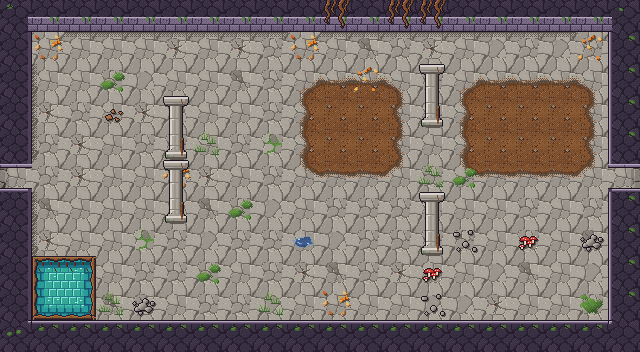

The image is a tile-based game level rendered from a .tmx file. Its description and complete source (layers, tilesets, objects, tile grids) follow:
An orthogonal 20x11 tile map with 32x32 px tiles, 4 tile layers (Sol, Decor, Murs, Dessus) and 10 objects (3x Ennemi, 2x Sortie, 2x Spawn, Porte, Chute, ...).

<map version="1.10" tiledversion="1.12.2" orientation="orthogonal" renderorder="right-down" width="20" height="11" tilewidth="32" tileheight="32" infinite="0" nextlayerid="6" nextobjectid="11">
 <properties>
  <property name="carte_x" type="int" value="2" />
  <property name="carte_y" type="int" value="1" />
  <property name="etage" value="rdc" />
 </properties>
 <tileset firstgid="1" source="../tilesets/temple_racines.tsx" />
 <layer id="1" name="Sol" width="20" height="11">
  <data encoding="csv">
2,5,2,2,2,1,3,3,1,2,2,2,3,3,2,2,3,1,1,1,
3,1,1,1,1,5,1,5,2,1,1,4,2,5,1,3,2,3,2,2,
2,1,1,2,3,1,1,4,2,68,49,49,69,2,68,49,49,49,69,3,
2,5,2,1,5,3,1,1,2,51,6,6,52,1,51,6,6,6,52,3,
2,2,5,1,2,2,1,2,126,51,6,6,52,1,51,6,6,6,52,4,
2,2,5,1,1,3,5,1,2,70,50,50,71,2,70,50,50,50,71,2,
2,4,1,1,1,3,4,2,3,1,2,2,2,1,1,1,2,1,2,2,
2,5,1,1,126,2,3,2,2,1,3,2,2,2,2,1,2,1,4,2,
1,37,38,1,2,2,2,1,2,5,4,2,5,1,1,3,4,1,3,3,
2,39,40,4,5,1,2,2,3,1,1,1,1,3,3,5,1,1,2,1,
2,2,2,2,2,2,4,2,2,3,2,1,1,1,3,4,2,2,5,1
</data>
 </layer>
 <layer id="2" name="Decor" width="20" height="11">
  <data encoding="csv">
0,0,0,0,0,0,0,0,0,0,0,0,0,0,0,0,0,0,0,0,
0,121,13,13,13,13,13,13,13,121,13,13,13,13,13,13,13,13,120,0,
0,14,0,119,0,0,0,0,0,0,0,120,0,0,0,0,0,0,0,0,
0,14,0,128,0,0,0,0,0,0,0,0,0,0,0,0,0,0,0,0,
0,14,0,0,0,0,78,0,0,0,0,0,0,0,0,0,0,0,0,0,
0,0,0,0,0,121,0,0,0,0,0,0,0,78,119,0,0,0,0,0,
0,14,0,0,0,0,0,119,0,0,0,0,0,0,0,0,0,0,0,0,
0,14,0,0,0,0,0,0,0,80,0,0,0,0,77,0,79,0,16,0,
0,0,0,0,0,0,119,0,0,0,0,0,0,79,0,0,0,0,0,0,
0,0,0,78,16,0,0,0,78,0,121,0,0,77,0,0,0,0,118,0,
0,0,0,0,0,0,0,0,0,0,0,0,0,0,0,0,0,0,0,0
</data>
 </layer>
 <layer id="3" name="Murs" width="20" height="11">
  <data encoding="csv">
21,17,17,17,17,17,17,17,17,17,17,17,17,17,17,17,17,17,17,22,
19,0,0,0,0,0,0,0,0,0,0,0,0,0,0,0,0,0,0,20,
19,0,0,0,0,0,0,0,0,0,0,0,0,0,0,0,0,0,0,20,
19,0,0,0,0,0,0,0,0,0,0,0,0,114,0,0,0,0,0,20,
19,0,0,0,0,114,0,0,0,0,0,0,0,0,0,0,0,0,0,20,
43,0,0,0,0,0,0,0,0,0,0,0,0,0,0,0,0,0,0,44,
19,0,0,0,0,114,0,0,0,0,0,0,0,0,0,0,0,0,0,20,
19,0,0,0,0,0,0,0,0,0,0,0,0,114,0,0,0,0,0,20,
19,0,0,0,0,0,0,0,0,0,0,0,0,0,0,0,0,0,0,20,
19,0,0,0,0,0,0,0,0,0,0,0,0,0,0,0,0,0,0,20,
23,18,18,18,18,18,18,18,18,18,18,18,18,18,18,18,18,18,18,24
</data>
 </layer>
 <objectgroup id="4" name="Objets">
  <object id="1" type="Sortie" x="608" y="160" width="32" height="32">
   <properties>
    <property name="cible_carte" value="res://scenes/rooms/donjon1_salle_05_room.tscn" />
    <property name="cible_spawn" value="depuis_ouest" />
    <property name="godot_node_type" value="area" />
   </properties>
  </object>
  <object id="2" type="Porte" x="608" y="160" width="32" height="32">
   <properties>
    <property name="id" value="donjon1_porte_02" />
    <property name="type" value="ennemis" />
   </properties>
  </object>
  <object id="3" type="Spawn" x="560" y="176">
   <properties>
    <property name="id" value="depuis_est" />
   </properties>
   <point />
  </object>
  <object id="4" type="Sortie" x="0" y="160" width="32" height="32">
   <properties>
    <property name="cible_carte" value="res://scenes/rooms/donjon1_salle_02_room.tscn" />
    <property name="cible_spawn" value="depuis_est" />
    <property name="godot_node_type" value="area" />
   </properties>
  </object>
  <object id="5" type="Spawn" x="80" y="176">
   <properties>
    <property name="id" value="depuis_ouest" />
   </properties>
   <point />
  </object>
  <object id="6" type="Chute" x="32" y="256" width="64" height="64">
   <properties>
    <property name="id" value="donjon1_chute_04" />
    <property name="cible_carte" value="res://scenes/rooms/donjon1_salle_15_room.tscn" />
    <property name="cible_spawn" value="depuis_chute_salle_04" />
    <property name="godot_node_type" value="area" />
   </properties>
  </object>
  <object id="7" type="Ennemi" x="208" y="80">
   <properties>
    <property name="type" value="ronceau" />
    <property name="variante" value="normal" />
   </properties>
   <point />
  </object>
  <object id="8" type="Ennemi" x="336" y="176">
   <properties>
    <property name="type" value="sanglier_noirci" />
    <property name="variante" value="normal" />
   </properties>
   <point />
  </object>
  <object id="9" type="Ennemi" x="464" y="272">
   <properties>
    <property name="type" value="ronceau" />
    <property name="variante" value="normal" />
   </properties>
   <point />
  </object>
  <object id="10" type="Coffre" x="496" y="80">
   <properties>
    <property name="id" value="donjon1_coffre_02" />
    <property name="contenu" value="boussole" />
    <property name="important" type="bool" value="false" />
   </properties>
   <point />
  </object>
 </objectgroup>
 <layer id="5" name="Dessus" width="20" height="11">
  <data encoding="csv">
0,0,0,0,0,0,0,0,0,0,122,0,122,122,0,0,0,0,0,0,
0,0,0,0,0,0,0,0,0,0,0,0,0,0,0,0,0,0,0,0,
0,0,0,0,0,0,0,0,0,0,0,0,0,113,0,0,0,0,0,0,
0,0,0,0,0,113,0,0,0,0,0,0,0,0,0,0,0,0,0,0,
0,0,0,0,0,0,0,0,0,0,0,0,0,0,0,0,0,0,0,0,
47,0,0,0,0,113,0,0,0,0,0,0,0,0,0,0,0,0,0,48,
0,0,0,0,0,0,0,0,0,0,0,0,0,113,0,0,0,0,0,0,
0,0,0,0,0,0,0,0,0,0,0,0,0,0,0,0,0,0,0,0,
0,0,0,0,0,0,0,0,0,0,0,0,0,0,0,0,0,0,0,0,
0,0,0,0,0,0,0,0,0,0,0,0,0,0,0,0,0,0,0,0,
0,0,0,0,0,0,0,0,0,0,0,0,0,0,0,0,0,0,0,0
</data>
 </layer>
</map>
